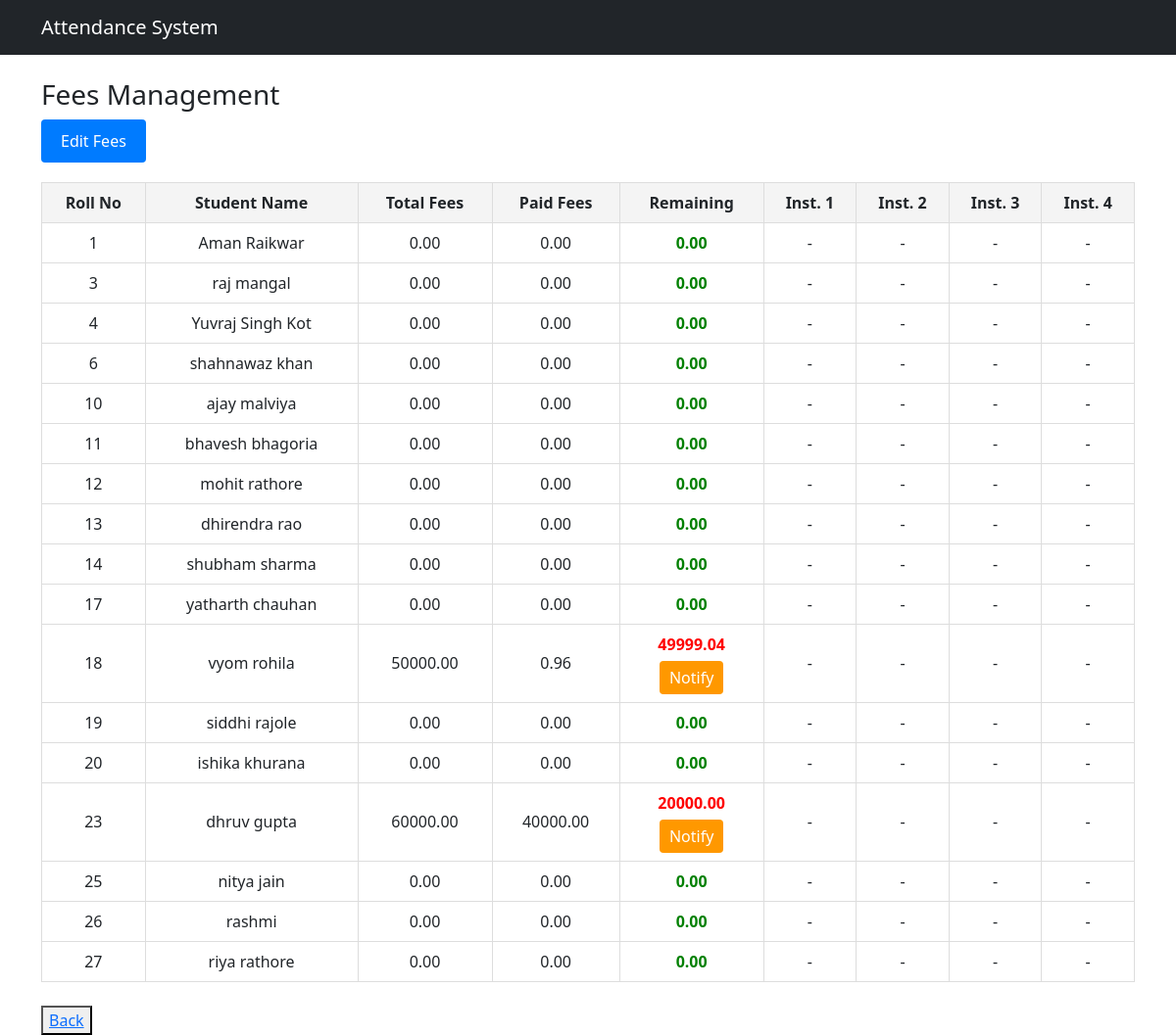
The page /fees/manager/fee-manager/ (signed in) on the database its author committed.
### accounts/models.py (models this page shows, shortened)
class StudentProfile(models.Model):
    user = models.OneToOneField(User, on_delete=models.CASCADE)
    roll_no = models.IntegerField(unique=True, validators=[roll_no_validator])
    phone = models.CharField(max_length=20,blank=True, null=True, validators=[phone_validator])
    city = models.CharField(max_length=50,blank=True,null=True)
    address = models.TextField(blank=True,null=True)
    pincode = models.CharField(max_length=10,blank=True,null=True, validators=[pincode_validator])
    dob = models.DateField(blank=True,null=True)
    last_qualification = models.CharField(max_length=100,blank=True,null=True)
    domain = models.CharField(max_length=50,blank=True,null=True)
    joining_date = models.DateField(blank=True,null=True,validators=[validate_not_future])
    photo = models.ImageField(upload_to='student_photos/',blank=True,null=True)
    is_active = models.BooleanField(default=True)
    added_by = models.ForeignKey(ManagerProfile, on_delete=models.SET_NULL,null=True,blank=True)
    is_placed = models.BooleanField(default=False)

### fees/models.py (models this page shows, shortened)
class FeeRecord(models.Model):
    student = models.OneToOneField(StudentProfile, on_delete=models.CASCADE, related_name='fee_record')
    total_fees = models.DecimalField(max_digits=10, decimal_places=2, default=0.00)
    paid_fees = models.DecimalField(max_digits=10, decimal_places=2, default=0.00)
    installment_1 = models.FileField(upload_to='receipts/', null=True, blank=True)
    installment_2 = models.FileField(upload_to='receipts/', null=True, blank=True)
    installment_3 = models.FileField(upload_to='receipts/', null=True, blank=True)
    installment_4 = models.FileField(upload_to='receipts/', null=True, blank=True)
    @property
    def remaining_fees(self):
        return self.total_fees - self.paid_fees

### fees/views.py (the view)
# urls.py: path('manager/fee-manager/', views.fee_manager, name='fee_manager'),
@login_required
def fee_manager(request):
    if not (request.user.is_superuser or hasattr(request.user, 'managerprofile')):
        return redirect('student_dashboard')
    students = list(StudentProfile.objects.select_related('fee_record', 'user').all())
    def studnet_sorting(s):
        try:
            return int(s.roll_no)
        except ValueError:
            return s.roll_no
    students.sort(key=studnet_sorting)
    for student in students:
        if not hasattr(student, 'fee_record'):
            FeeRecord.objects.get_or_create(student=student)
    return render(request, 'fees/fee_manager.html', {'students': students})

### templates/fees/fee_manager.html (shortened to what this page needs)
{% extends 'base.html' %}
{% block content %}
<h3>Fees Management</h3>
<div style="margin-bottom: 20px;">
    <button id="toggle-edit-btn" onclick="toggleEditMode()"
        style="padding: 10px 20px; background-color: #007bff; color: white; border: none; border-radius: 4px; cursor: pointer;">
        Edit Fees
    </button>
</div>
<table class="fees-table" id="fees-table">
    <thead>
        <tr>
            <th>Roll No</th>
            <th>Student Name</th>
            <th>Total Fees</th>
            <th>Paid Fees</th>
            <th>Remaining</th>
            <th>Inst. 1</th>
            <th>Inst. 2</th>
            <th>Inst. 3</th>
            <th>Inst. 4</th>
        </tr>
    </thead>
    <tbody>
        {% for student in students %}
        <tr>
            <form method="post" action="{% url 'update_fee' student.id %}" enctype="multipart/form-data">
                <td>{{ student.roll_no }}</td>
                <td>{{ student.user.get_full_name }}</td>
                <td>
                    <span class="view-only">{{ student.fee_record.total_fees }}</span>
                </td>
                <td>
                    <span class="view-only">{{ student.fee_record.paid_fees }}</span>
                </td>
                <td>
                    <span
                        class="{% if student.fee_record.remaining_fees > 0 %}remaining-positive{% else %}remaining-zero{% endif %}">
                        {{ student.fee_record.remaining_fees }}
                    </span>
                    {% if student.fee_record.remaining_fees > 0 %}
                    <br>
                    <a href="{% url 'send_fee_reminder' student.id %}"
                        style="padding: 5px 10px; background-color: #ff9800; color: white; text-decoration: none; border-radius: 4px; display: inline-block; margin-top: 5px;">
                        Notify
                    </a>
                    {% endif %}
                </td>
                <td>
                    <div class="view-only">
                        {% if student.fee_record.installment_1 %}
                        <a href="{{ student.fee_record.installment_1.url }}" target="_blank">View</a>
                        {% else %}-{% endif %}
                    </div>
                </td>
                <td>
                    <div class="view-only">
                        {% if student.fee_record.installment_2 %}
                        <a href="{{ student.fee_record.installment_2.url }}" target="_blank">View</a>
                        {% else %}-{% endif %}
                    </div>
                </td>
                <td>
                    <div class="view-only">
                        {% if student.fee_record.installment_3 %}
                        <a href="{{ student.fee_record.installment_3.url }}" target="_blank">View</a>
                        {% else %}-{% endif %}
                    </div>
                </td>
                <td>
                    <div class="view-only">
                        {% if student.fee_record.installment_4 %}
                        <a href="{{ student.fee_record.installment_4.url }}" target="_blank">View</a>
                        {% else %}-{% endif %}
                    </div>
                </td>
            </form>
        </tr>
        {% endfor %}
    </tbody>
</table>
<br>
{% if user.is_superuser %}
<button><a href="/admin/">Back</a></button>
{% else %}
<button><a href="{% url 'manager_dashboard' %}">Back to Dashboard</a></button>
{% endif %}
{% endblock %}

### templates/fees/fee_manager.html (style rules this page uses)
.fees-table { width: 100%; border-collapse: collapse; margin-top: 20px; }
.fees-table th, .fees-table td { border: 1px solid #ddd; padding: 8px; text-align: center; }
.fees-table th { background-color: #f4f4f4; }
.remaining-positive { color: red; font-weight: bold; }
.remaining-zero { color: green; font-weight: bold; }

### rows shown on the page
StudentProfile: roll_no "1", user.get_full_name "Aman Raikwar", fee_record.total_fees "0.00", fee_record.paid_fees "0.00", fee_record.remaining_fees "0.00"
StudentProfile: roll_no "3", user.get_full_name "raj mangal", fee_record.total_fees "0.00", fee_record.paid_fees "0.00", fee_record.remaining_fees "0.00"
StudentProfile: roll_no "4", user.get_full_name "Yuvraj Singh Kot", fee_record.total_fees "0.00", fee_record.paid_fees "0.00", fee_record.remaining_fees "0.00"
StudentProfile: roll_no "6", user.get_full_name "shahnawaz khan", fee_record.total_fees "0.00", fee_record.paid_fees "0.00", fee_record.remaining_fees "0.00"
StudentProfile: roll_no "10", user.get_full_name "ajay malviya", fee_record.total_fees "0.00", fee_record.paid_fees "0.00", fee_record.remaining_fees "0.00"
StudentProfile: roll_no "11", user.get_full_name "bhavesh bhagoria", fee_record.total_fees "0.00", fee_record.paid_fees "0.00", fee_record.remaining_fees "0.00"
StudentProfile: roll_no "12", user.get_full_name "mohit rathore", fee_record.total_fees "0.00", fee_record.paid_fees "0.00", fee_record.remaining_fees "0.00"
StudentProfile: roll_no "13", user.get_full_name "dhirendra rao", fee_record.total_fees "0.00", fee_record.paid_fees "0.00", fee_record.remaining_fees "0.00"
StudentProfile: roll_no "14", user.get_full_name "shubham sharma", fee_record.total_fees "0.00", fee_record.paid_fees "0.00", fee_record.remaining_fees "0.00"
StudentProfile: roll_no "17", user.get_full_name "yatharth chauhan", fee_record.total_fees "0.00", fee_record.paid_fees "0.00", fee_record.remaining_fees "0.00"
StudentProfile: roll_no "18", user.get_full_name "vyom rohila", fee_record.total_fees "50000.00", fee_record.paid_fees "0.96", fee_record.remaining_fees "49999.04", shows "Notify"
StudentProfile: roll_no "19", user.get_full_name "siddhi rajole", fee_record.total_fees "0.00", fee_record.paid_fees "0.00", fee_record.remaining_fees "0.00"
StudentProfile: roll_no "20", user.get_full_name "ishika khurana", fee_record.total_fees "0.00", fee_record.paid_fees "0.00", fee_record.remaining_fees "0.00"
StudentProfile: roll_no "23", user.get_full_name "dhruv gupta", fee_record.total_fees "60000.00", fee_record.paid_fees "40000.00", fee_record.remaining_fees "20000.00", shows "Notify"
StudentProfile: roll_no "25", user.get_full_name "nitya jain", fee_record.total_fees "0.00", fee_record.paid_fees "0.00", fee_record.remaining_fees "0.00"
StudentProfile: roll_no "26", user.get_full_name "rashmi", fee_record.total_fees "0.00", fee_record.paid_fees "0.00", fee_record.remaining_fees "0.00"
StudentProfile: roll_no "27", user.get_full_name "riya rathore", fee_record.total_fees "0.00", fee_record.paid_fees "0.00", fee_record.remaining_fees "0.00"
